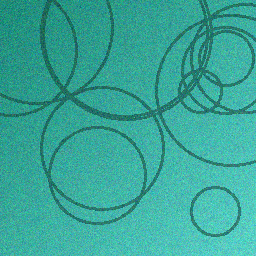
#> input picture data/base/atrium.png, 256 x 256 px; its folder holds only this picture in this run
$ python make_dataset.py
#> lines starting #> are read from the running program, lines starting #| are printed output that depends on the picture
"""Build a controlled "tower locations" retrieval dataset.

From each base location image we synthesize several augmented VIEWS by applying
photometric and geometric perturbations meant to mimic real-world capture
variation:
  - lighting (brightness / gamma / contrast shifts),
  - viewpoint (small rotations, scaling, perspective warps, crops),
  - blur (Gaussian),
  - JPEG-style compression noise.

Views are split into a DATABASE set (the gallery we index) and a QUERY set
(held-out views we try to relocalise). Database and query views of the same
location are produced with *different* augmentation seeds, so a query is never
a pixel-identical copy of a database image.

This is a CONTROLLED BENCHMARK, not real IE Tower photographs.

Layout produced under data/:
    database/<location>/view_XX.png
    queries/<location>/view_XX.png

Run:  python data/scripts/make_dataset.py
"""
from __future__ import annotations

import os
import shutil

import cv2
import numpy as np

HERE = os.path.dirname(os.path.abspath(__file__))
DATA_DIR = os.path.normpath(os.path.join(HERE, ".."))
BASE_DIR = os.path.join(DATA_DIR, "base")
DB_DIR = os.path.join(DATA_DIR, "database")
Q_DIR = os.path.join(DATA_DIR, "queries")

N_DB_PER_LOC = 6
N_Q_PER_LOC = 4


def _brightness_gamma(img, rng):
    beta = float(rng.uniform(-45, 45))           # brightness
    alpha = float(rng.uniform(0.75, 1.3))        # contrast
    out = np.clip(alpha * img.astype(np.float32) + beta, 0, 255).astype(np.uint8)
    gamma = float(rng.uniform(0.7, 1.5))
    lut = np.array([((i / 255.0) ** (1.0 / gamma)) * 255 for i in range(256)],
                   dtype=np.uint8)
    return cv2.LUT(out, lut)


def _geometric(img, rng):
    h, w = img.shape[:2]
    # rotation + scale
    angle = float(rng.uniform(-18, 18))
    scale = float(rng.uniform(0.85, 1.15))
    M = cv2.getRotationMatrix2D((w / 2, h / 2), angle, scale)
    out = cv2.warpAffine(img, M, (w, h), borderMode=cv2.BORDER_REFLECT)
    # mild perspective warp
    d = 0.06 * w
    src = np.float32([[0, 0], [w, 0], [w, h], [0, h]])
    dst = src + rng.uniform(-d, d, src.shape).astype(np.float32)
    P = cv2.getPerspectiveTransform(src, dst)
    out = cv2.warpPerspective(out, P, (w, h), borderMode=cv2.BORDER_REFLECT)
    # random crop back to full size (slight translation/zoom)
    cy, cx = int(rng.uniform(0, 0.1 * h)), int(rng.uniform(0, 0.1 * w))
    out = out[cy:h - 1, cx:w - 1]
    return cv2.resize(out, (w, h))


def _blur_noise(img, rng):
    out = img
    if rng.random() < 0.7:
        k = int(rng.choice([3, 5, 7]))
        out = cv2.GaussianBlur(out, (k, k), 0)
    if rng.random() < 0.5:
        # JPEG-style compression artefacts
        q = int(rng.integers(35, 80))
        ok, enc = cv2.imencode(".jpg", out, [cv2.IMWRITE_JPEG_QUALITY, q])
        if ok:
            out = cv2.imdecode(enc, cv2.IMREAD_COLOR)
    return out


def augment(img, rng):
    out = _geometric(img, rng)
    out = _brightness_gamma(out, rng)
    out = _blur_noise(out, rng)
    return out


def _gen_views(name, base_img, n, out_root, seed_offset):
    loc_dir = os.path.join(out_root, name)
    os.makedirs(loc_dir, exist_ok=True)
    seed = (abs(hash(name)) + seed_offset) % (2**32)
    rng = np.random.default_rng(seed)
    for i in range(n):
        view = augment(base_img, rng)
        cv2.imwrite(os.path.join(loc_dir, f"view_{i:02d}.png"), view)


def main() -> None:
    if not os.path.isdir(BASE_DIR) or not os.listdir(BASE_DIR):
        raise SystemExit(
            "No base images found. Run data/scripts/make_base_images.py first."
        )
    for d in (DB_DIR, Q_DIR):
        if os.path.isdir(d):
            shutil.rmtree(d)
        os.makedirs(d, exist_ok=True)

    bases = sorted(f for f in os.listdir(BASE_DIR) if f.endswith(".png"))
    for f in bases:
        name = os.path.splitext(f)[0]
        base_img = cv2.imread(os.path.join(BASE_DIR, f), cv2.IMREAD_COLOR)
#> base_img is the input picture: shape (256, 256, 3); mean B, G, R 152.8, 166.4, 56.8
        # database and query use disjoint seed offsets -> different views
        _gen_views(name, base_img, N_DB_PER_LOC, DB_DIR, seed_offset=1)
#> in _geometric, `return cv2.resize(out, (w, h))`:
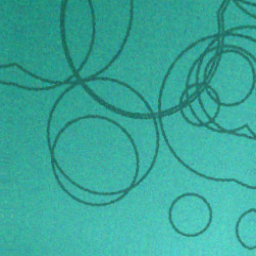
#> returned value: shape (256, 256, 3); mean of channels 0, 1, 2 153.8, 167.3, 57.4; drawn as B, G, R
#> in _blur_noise, `out = cv2.GaussianBlur(out, (k, k), 0)`:
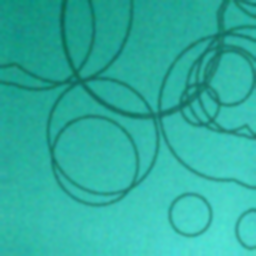
#> out: shape (256, 256, 3); mean B, G, R 159.5, 175.7, 43.9
        _gen_views(name, base_img, N_Q_PER_LOC, Q_DIR, seed_offset=99991)
#> in _geometric (call 7), `out = cv2.warpAffine(img, M, (w, h), borderMode=cv2.BORDER_REFLECT)`:
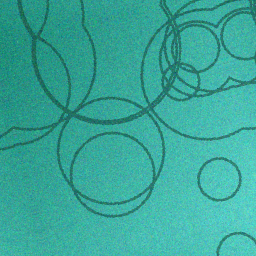
#> out: shape (256, 256, 3); mean B, G, R 153.4, 167, 57.1
#> in _geometric (call 7), `out = cv2.warpPerspective(out, P, (w, h), borderMode=cv2.BORDER_REFLECT)`:
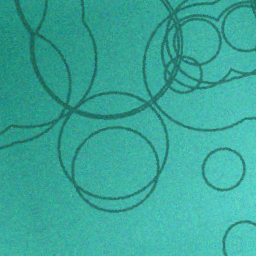
#> out: shape (256, 256, 3); mean B, G, R 153.7, 167.3, 57.2
#> in _geometric (call 7), `out = out[cy:h - 1, cx:w - 1]`:
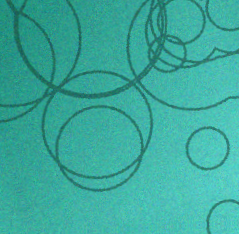
#> out: shape (234, 239, 3); mean B, G, R 156.1, 169.4, 59
#> in _brightness_gamma (call 7), `out = np.clip(alpha * img.astype(np.float32) + beta, 0, 255).astype(np..`:
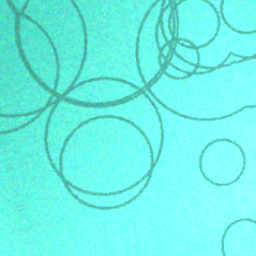
#> out: shape (256, 256, 3); mean B, G, R 231.3, 242.4, 109
#> in _blur_noise (call 7), `ok, enc = cv2.imencode(".jpg", out, [cv2.IMWRITE_JPEG_QUALITY, q])`: enc = 4921 values, max 255 at index 0, min 0 at index 4, mean 117.1
#> in _blur_noise (call 7), `out = cv2.imdecode(enc, cv2.IMREAD_COLOR)`:
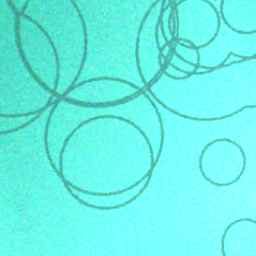
#> out: shape (256, 256, 3); mean B, G, R 230.2, 241.1, 105

    n_loc = len(bases)
    print(f"locations: {n_loc}")
    print(f"database:  {n_loc * N_DB_PER_LOC} views  -> {DB_DIR}")
    print(f"queries:   {n_loc * N_Q_PER_LOC} views  -> {Q_DIR}")


if __name__ == "__main__":
    main()

$ run again, on data/base/plaza.png
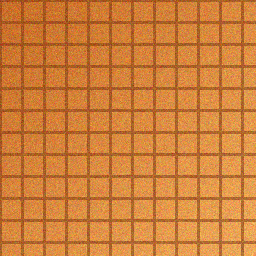
#> input picture data/base/plaza.png, 256 x 256 px
#> in main, base_img is the input picture: shape (256, 256, 3); mean B, G, R 58.2, 128.2, 206.9
#> in _geometric (call 7), `return cv2.resize(out, (w, h))`:
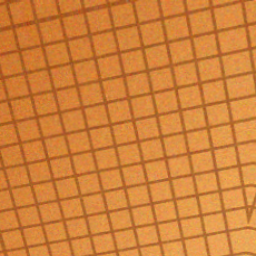
#> returned value: shape (256, 256, 3); mean of channels 0, 1, 2 59, 129.1, 207.5; drawn as B, G, R
#> enc = 10559 values, max 255 at index 0, min 0 at index 4, mean 121.9
#> in _blur_noise (call 7), `out = cv2.imdecode(enc, cv2.IMREAD_COLOR)`:
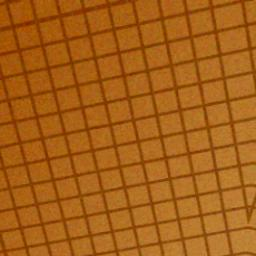
#> out: shape (256, 256, 3); mean B, G, R 23.3, 95.3, 165.3

$ run again, on data/base/cafeteria.png
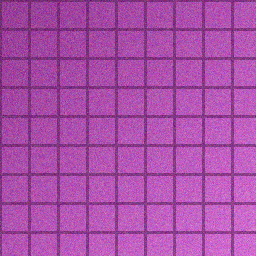
#> input picture data/base/cafeteria.png, 256 x 256 px
#> in main, base_img is the input picture: shape (256, 256, 3); mean B, G, R 169.9, 78.7, 170
#> enc = 4687 values, max 255 at index 0, min 0 at index 4, mean 113.2
#> in _geometric (call 7), `return cv2.resize(out, (w, h))`:
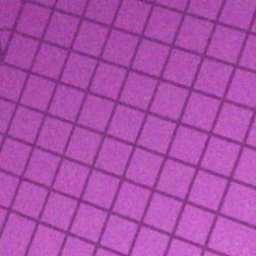
#> returned value: shape (256, 256, 3); mean of channels 0, 1, 2 170.9, 79.4, 170.9; drawn as B, G, R
